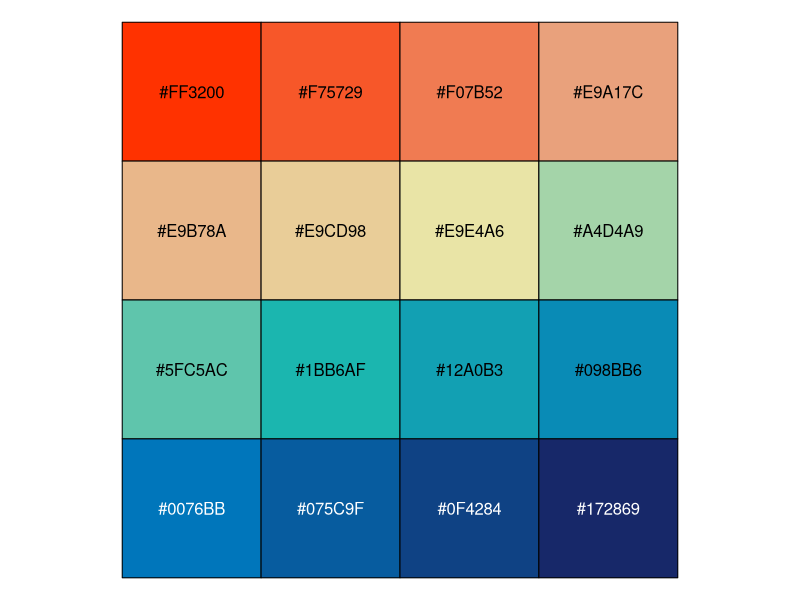
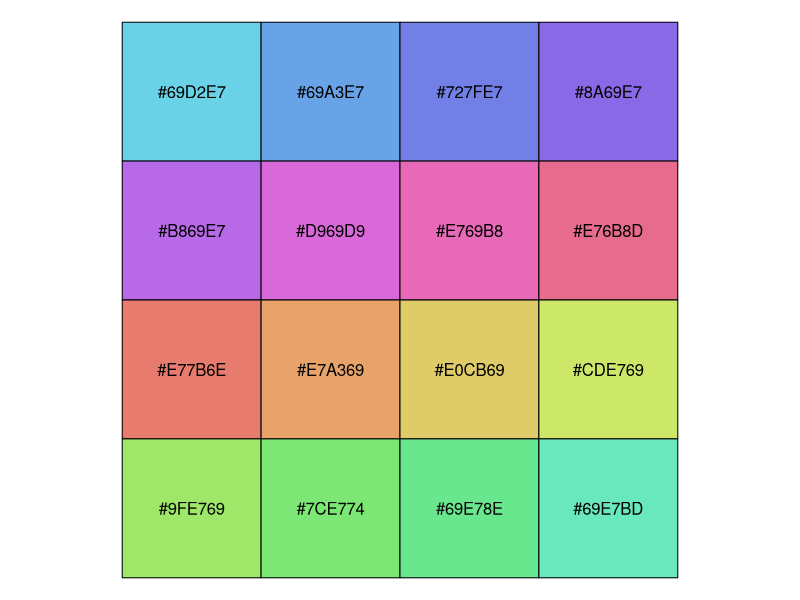

Write R code to recreate these figures, in order. (Note: this script raises an error after producing the figures.)
## ---- chunk 1
sample(colors(TRUE),20)
## ---- chunk 2
# Colors from https://github.com/johannesbjork/LaCroixColoR
color_pal <- c("#FF3200", "#E9A17C", "#E9E4A6", "#1BB6AF", "#0076BB", "#172869")
n <- 16
more_colors <- (grDevices::colorRampPalette(color_pal))(n)
scales::show_col(colours = more_colors)
## ---- chunk 3
# colors in colortools from http://www.gastonsanchez.com/
fish_pal <- c("#69D2E7", "#6993E7", "#7E69E7", "#BD69E7", 
              "#E769D2", "#E76993", "#E77E69", "#E7BD69", 
              "#D2E769", "#93E769", "#69E77E", "#69E7BD")
more_colors <- (grDevices::colorRampPalette(fish_pal))(n)
scales::show_col(colours = more_colors)
## ---- chunk 4
data(ais, package = 'DAAG')
plot(hg ~ rcc,
  data = ais,
  xlab = expression("Red cell count (" * 10^12 * italic(l)^{
    -1
  } * ")"),
  ylab = expression("Hemaglobin (" * g * dot(" ") * daL^{
    -1
  } * ")")
)
## ---- chunk 5
par(mar=c(4,4,2,1))
x <- seq(-4, 4, len = 101)
y <- cbind(sin(x), cos(x))
matplot(x, y,
  type = "l", xaxt = "n",
  main = expression(paste(
    plain(sin) * phi, "  and  ",
    plain(cos) * phi
  )),
  ylab = expression("sin" * phi, "cos" * phi), # only 1st is taken
  xlab = expression(paste("Phase Angle ", phi)),
  col.main = "blue"
)
axis(1,
  at = c(-pi, -pi / 2, 0, pi / 2, pi),
  labels = expression(-pi, -pi / 2, 0, pi / 2, pi)
)
## ---- chunk 6
names(knitr::knit_engines$get())
## ---- chunk 7
knitr::include_graphics(path = "figures/font_Impact.png")
